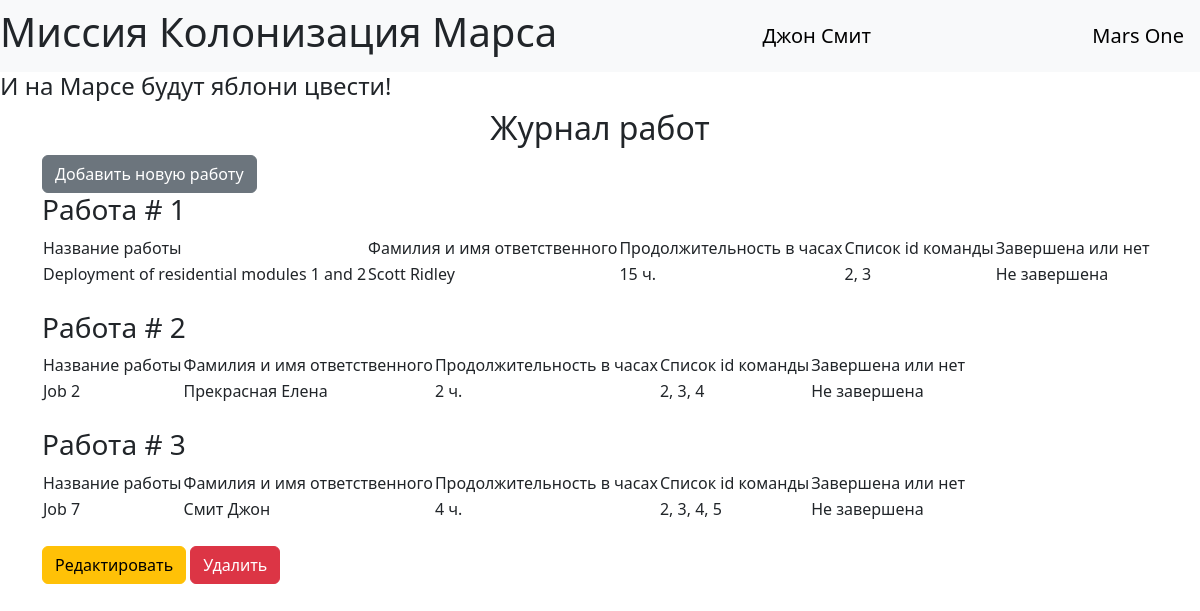
/ (signed in), run on the app's committed database.
### data/users.py (models this page shows, shortened)
class User(SqlAlchemyBase, UserMixin, SerializerMixin):
    __tablename__ = 'users'
    id = sqlalchemy.Column(sqlalchemy.Integer,
                           primary_key=True, autoincrement=True)
    surname = sqlalchemy.Column(sqlalchemy.String, nullable=True)
    name = sqlalchemy.Column(sqlalchemy.String, nullable=True)
    age = sqlalchemy.Column(sqlalchemy.Integer, nullable=True)
    position = sqlalchemy.Column(sqlalchemy.String, nullable=True)
    speciality = sqlalchemy.Column(sqlalchemy.String, nullable=True)
    address = sqlalchemy.Column(sqlalchemy.String, nullable=True)
    email = sqlalchemy.Column(sqlalchemy.String,
                              unique=True, nullable=True)
    hashed_password = sqlalchemy.Column(sqlalchemy.String, nullable=True)
    modified_date = sqlalchemy.Column(sqlalchemy.DateTime,
                                      default=datetime.datetime.now)
    jobs = orm.relationship("Jobs", back_populates='user')

### data/jobs.py (models this page shows)
class Jobs(SqlAlchemyBase, SerializerMixin):
    __tablename__ = 'jobs'
    id = sqlalchemy.Column(sqlalchemy.Integer,
                           primary_key=True, autoincrement=True)
    team_leader = sqlalchemy.Column(sqlalchemy.Integer,
                                    sqlalchemy.ForeignKey("users.id"))
    job = sqlalchemy.Column(sqlalchemy.String, nullable=True)
    work_size = sqlalchemy.Column(sqlalchemy.Integer, nullable=True)
    collaborators = sqlalchemy.Column(sqlalchemy.String, nullable=True)
    start_date = sqlalchemy.Column(sqlalchemy.DateTime,
                                   default=datetime.datetime.now)
    end_date = sqlalchemy.Column(sqlalchemy.DateTime,
                                 default=datetime.datetime.now)
    is_finished = sqlalchemy.Column(sqlalchemy.Boolean, default=True)
    user = orm.relationship('User')

### main.py (the view)
@app.route("/")
def index():
    db_sess = db_session.create_session()
    jobs = db_sess.query(Jobs).all()
    names = dict()
    for job in jobs:
        user = db_sess.query(User).filter(User.id == job.team_leader).first()
        names[job.team_leader] = user.surname + ' ' + user.name
    return render_template("index.html", jobs=jobs, names=names, title="Марсиане")

### data/db_session.py (called while the page is built)
def create_session() -> Session:
    global __factory
    return __factory()

### main.py (called while the page is built)
@login_manager.user_loader
def load_user(user_id):
    db_sess = db_session.create_session()
    return db_sess.query(User).get(user_id)

### templates/index.html
{% extends "base.html" %}
{% block content %}
<h2>Журнал работ</h2>
{% if current_user.is_authenticated %}
<a href="/addjob" class="btn btn-secondary">Добавить новую работу</a>
{% endif %}
{% for job in jobs %}
<h3>Работа # {{ job.id }}</h3>
<div class="table_container">
    <table class="my_table">
        <tr class="my_row">
            <td class="title">Название работы</td>
            <td class="title">Фамилия и имя ответственного</td>
            <td class="title">Продолжительность в часах</td>
            <td class="title">Список id команды</td>
            <td class="title">Завершена или нет</td>
        </tr>
        <tr class="my_row">
            <td class="ordinary">{{ job.job.capitalize() }}</td>
            <td class="ordinary">{{ names[job.team_leader] }}</td>
            <td class="ordinary">{{ job.work_size }} ч.</td>
            <td class="ordinary">{{ job.collaborators }}</td>
            {% if job.is_finished %}
            <td class="ordinary">Завершена</td>
            {% else %}
            <td class="ordinary">Не завершена</td>
            {% endif %}
        </tr>
    </table>
</div>
<br>
{% if current_user.is_authenticated and current_user.id == job.team_leader or current_user.id == 1  %}
<div>
    <a href="/jobs/{{ job.id }}" class="btn btn-warning">Редактировать</a>
    <a href="/job_delete/{{ job.id }}" class="btn btn-danger">Удалить</a>
</div>
{% endif %}
{% endfor %}
{% endblock %}

### templates/base.html (shortened to what this page needs)
<!doctype html>
<html lang="en">
<head>
    <link href="https://cdn.jsdelivr.net/npm/bootstrap@5.3.3/dist/css/bootstrap.min.css"
          rel="stylesheet"
>
    <link rel="stylesheet" type="text/css" href="../static/css/style.css"/>
</head>
<body>
<header>
    <nav class="navbar navbar-light bg-light">
        <h1>Миссия Колонизация Марса</h1>
        {% if current_user.is_authenticated %}
        <a class="navbar-brand" href="/logout">{{ current_user.name }} {{ current_user.surname }}</a>
        {% else %}
        <p>
            <a class="btn btn-primary " href="/register">Зарегистрироваться</a>
            <a class="btn btn-success" href="/login">Войти</a>
        </p>
        {% endif %}
        <a class="navbar-brand" href="#">Mars One</a>
    </nav>
    <h4>И на Марсе будут яблони цвести!</h4>
</header>
<main role="main" class="container">
    {% block content %}{% endblock %}
</main>
</body>
</html>

### static/css/style.css (style rules this page uses)
h1 { text-align: center; }
h2 { text-align: center; }

### data on the page
User: name "Джон", surname "Смит"
Jobs: id "1", job "Deployment of residential modules 1 and 2", team_leader "Scott Ridley", work_size "15", collaborators "2, 3", is_finished "Не завершена"
Jobs: id "2", job "Job 2", team_leader "Прекрасная Елена", work_size "2", collaborators "2, 3, 4", is_finished "Не завершена"
Jobs: id "3", job "Job 7", team_leader "Смит Джон", work_size "4", collaborators "2, 3, 4, 5", is_finished "Не завершена"
